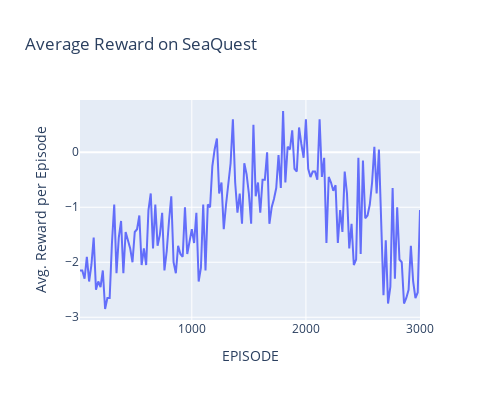

Notebook cell for this chart:
### Code cell
seaquest = output[output['GAME'] == 'Seaquest-v5']

# sns.lineplot(seaquest, x='EPISODE', y='Avg. Reward per Episode')
px.line(data_frame=seaquest, x='EPISODE', y='Avg. Reward per Episode', 
        title='Average Reward on SeaQuest',
        width=500, height=400)

### Figure 1 — Plotly figure (JSON) as saved in the notebook; plotly's stock layout.template omitted (floating-point values rounded to 4 significant figures; data arrays with more than 128 entries replaced by an {"elided": "..."} marker saying what was removed)
{"data": [{"hovertemplate": "EPISODE=%{x}<br>Avg. Reward per Episode=%{y}<extra></extra>", "legendgroup": "", "line": {"color": "#636efa", "dash": "solid"}, "marker": {"symbol": "circle"}, "mode": "lines", "name": "", "orientation": "v", "showlegend": false, "type": "scatter", "x": {"elided": "150 int values"}, "xaxis": "x", "y": {"elided": "150 float values"}, "yaxis": "y"}], "layout": {"height": 400, "legend": {"tracegroupgap": 0}, "title": {"text": "Average Reward on SeaQuest"}, "width": 500, "xaxis": {"anchor": "y", "autorange": true, "domain": [0, 1], "range": [20, 3000], "title": {"text": "EPISODE"}, "type": "linear"}, "yaxis": {"anchor": "x", "autorange": true, "domain": [0, 1], "range": [-3.05, 0.95], "title": {"text": "Avg. Reward per Episode"}, "type": "linear"}}}
